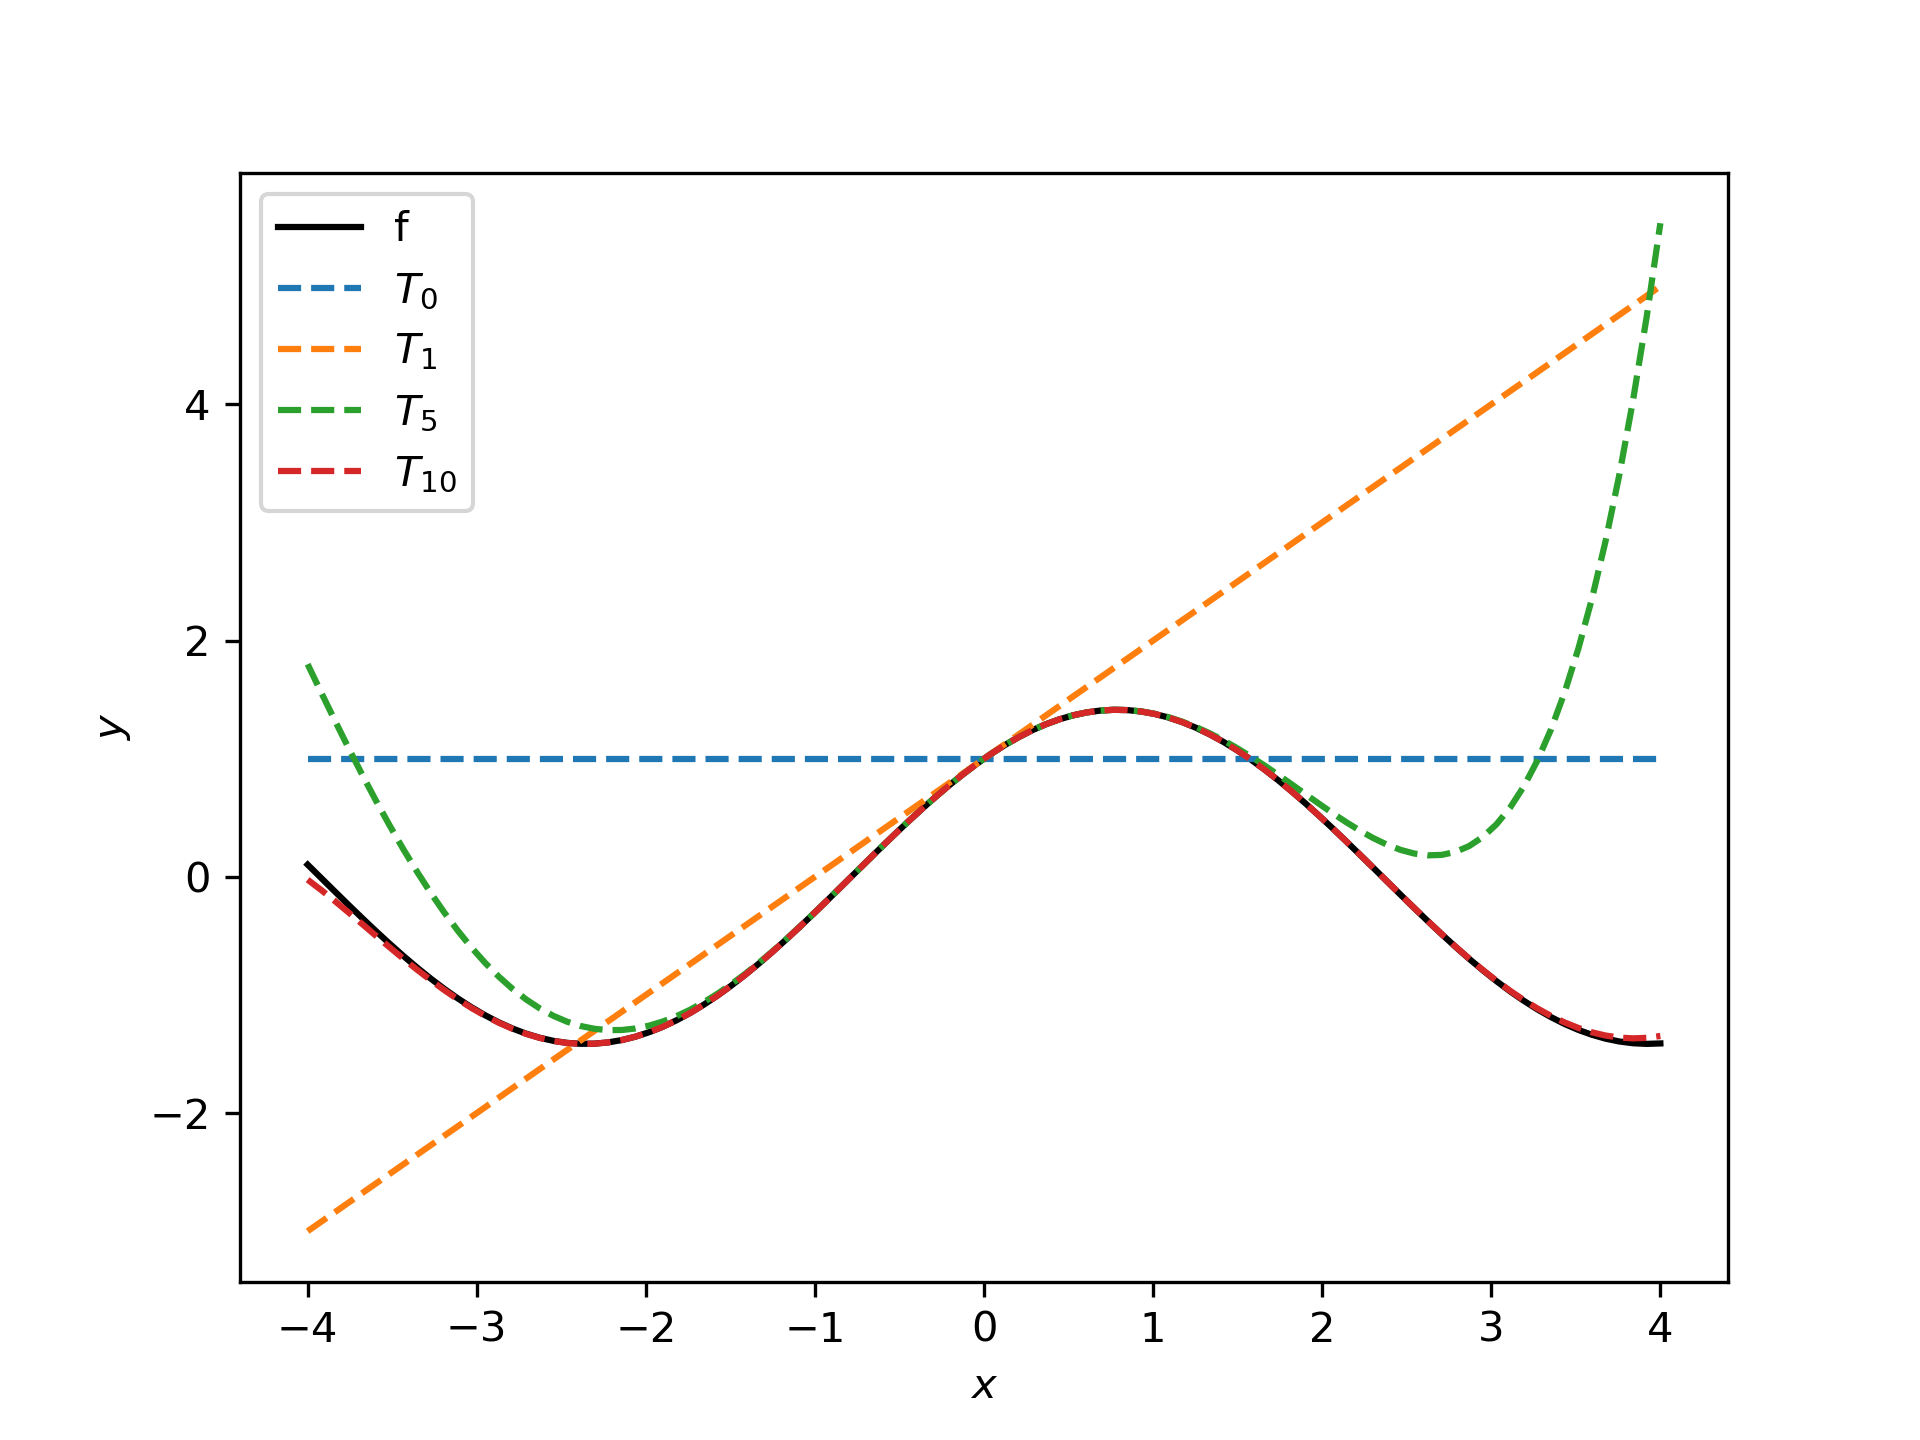

Recreate this plot in Python.
#!/usr/bin/env python3
# -*- coding: utf-8 -*-
"""
Created on Tue Aug 28 12:27:37 2018

@author: paris
"""

import autograd.numpy as np
from autograd import grad
from scipy.special import factorial
import matplotlib.pyplot as plt

if __name__ == '__main__':
    
    def f(x):
        return np.sin(x) + np.cos(x)
    
    def TaylorSeries(f, x, x0, n = 2):
        T = f(x0)*np.ones_like(x)
        grad_f = grad(f)
        for i in range(0, n):
            T += grad_f(x0)*(x-x0)**(i+1) / factorial(i+1)
            grad_f = grad(grad_f)
        return T 
        
    
    N = 100
    x = np.linspace(-4.0,4.0,N)
    y = f(x)
    
    x0 = 0.0
    
    n = [0, 1, 5, 10]
    plt.figure(1)
    plt.plot(x, y, 'k-', label = 'f')
    for i in range(0, len(n)):
        T = TaylorSeries(f, x, x0, n[i])
        plt.plot(x, T, '--', label = '$T_{%d}$' % (n[i]))
    plt.xlabel('$x$')
    plt.ylabel('$y$')    
    plt.legend()
    
